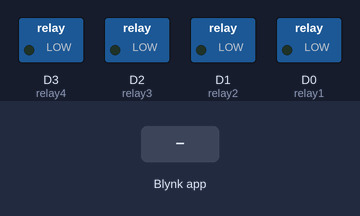
The sketch below on a simulated ESP8266 (NodeMCU). Parts: switched loads named in the sketch (green lamp = pin HIGH). The inputs (shaded band) are chosen by the test bench. WiFi joins after 1.5 s; servers stay silent unless stated; EEPROM starts erased.

Above: at 3.0 s.
3.1 s: Blynk app writes 0 to V0
At 4.3 s:
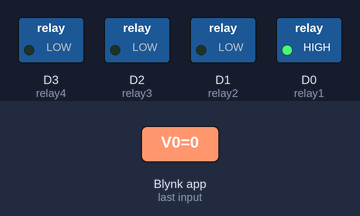
4.6 s: Blynk app writes 0 to V2
At 5.5 s:
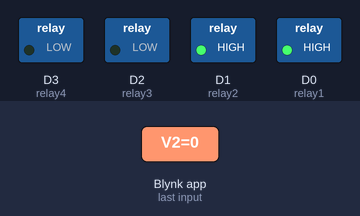
6.1 s: Blynk app writes 1 to V0
At 6.7 s:
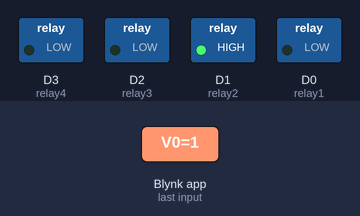
7.6 s: Blynk app writes 0 to V3
At 8.8 s:
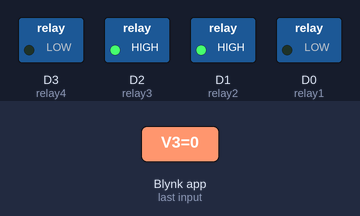
9.1 s: Blynk app writes 1 to V2
At 10.1 s:
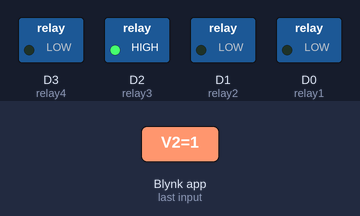
10.6 s: Blynk app writes 0 to V4
At 11.3 s:
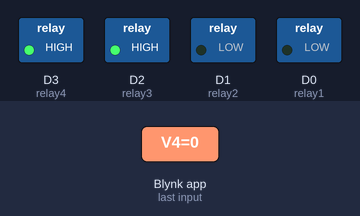
Timing chart, 0 to 13.1 s (numbered marks = the images above; inputs shaded):
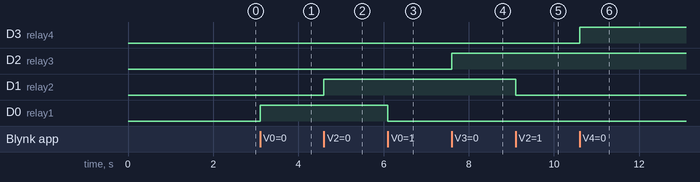

The sketch:

homeautomation.ino
```cpp
#define BLYNK_PRINT Serial
#include <ESP8266WiFi.h>
#define BLYNK_TEMPLATE_ID "TMPL3_4jHnxRi"
#define BLYNK_TEMPLATE_NAME "Home Automation"

#include <BlynkSimpleEsp8266.h>
#include <EEPROM.h>

// Define the relay pins
#define relay1 D0
#define relay2 D1
#define relay3 D2
#define relay4 D3

#define BLYNK_AUTH_TOKEN "YyZpD3oeItVRCDpPGTAF1MBydF-AByih" // Enter your Blynk auth token

char auth[] = BLYNK_AUTH_TOKEN;
char ssid[] = "COFE_CE6E"; // Enter your WiFi name
char pass[] = "Open@54321"; // Enter your WiFi password

// EEPROM addresses to store relay states
#define RELAY1_STATE_ADDR 0
#define RELAY2_STATE_ADDR 1
#define RELAY3_STATE_ADDR 2
#define RELAY4_STATE_ADDR 3

// Function to write relay state to EEPROM
void saveRelayState(int relayAddr, bool state) {
  EEPROM.write(relayAddr, state);
  EEPROM.commit();
}

// Function to read relay state from EEPROM
bool readRelayState(int relayAddr) {
  return EEPROM.read(relayAddr);
}

// Get the button values for relay1
BLYNK_WRITE(V0) {
  bool value1 = param.asInt();
  digitalWrite(relay1, value1 ? LOW : HIGH); // Update relay state
  saveRelayState(RELAY1_STATE_ADDR, value1); // Save state to EEPROM
}

// Get the button values for relay2
BLYNK_WRITE(V2) {
  bool value2 = param.asInt();
  digitalWrite(relay2, value2 ? LOW : HIGH); // Update relay state
  saveRelayState(RELAY2_STATE_ADDR, value2); // Save state to EEPROM
}
BLYNK_WRITE(V3) {
  bool value3 = param.asInt();
  digitalWrite(relay3, value3 ? LOW : HIGH); // Update relay state
  saveRelayState(RELAY3_STATE_ADDR, value3); // Save state to EEPROM
}
BLYNK_WRITE(V4) {
  bool value4 = param.asInt();
  digitalWrite(relay4, value4 ? LOW : HIGH); // Update relay state
  saveRelayState(RELAY4_STATE_ADDR, value4); // Save state to EEPROM
}

void setup() {
  // Initialize EEPROM with size 512 bytes
  EEPROM.begin(512);

  // Set the relay pins as output pins
  pinMode(relay1, OUTPUT);
  pinMode(relay2, OUTPUT);
  pinMode(relay3, OUTPUT);
  pinMode(relay4, OUTPUT);

  // Restore relay states from EEPROM
  digitalWrite(relay1, readRelayState(RELAY1_STATE_ADDR) ? LOW : HIGH);
  digitalWrite(relay2, readRelayState(RELAY2_STATE_ADDR) ? LOW : HIGH);
  digitalWrite(relay3, readRelayState(RELAY3_STATE_ADDR) ? LOW : HIGH);
  digitalWrite(relay4, readRelayState(RELAY4_STATE_ADDR) ? LOW : HIGH);

  // Initialize the Blynk library
  Blynk.begin(auth, ssid, pass, "blynk.cloud", 80);
}

void loop() {
  // Run the Blynk library
  Blynk.run();
}
```

Measured:
- after the input at 3.1 s, D0 (relay1): LOW → HIGH at once
- after the input at 4.6 s, D1 (relay2): LOW → HIGH at once
- after the input at 6.1 s, D0 (relay1): HIGH → LOW at once
- after the input at 7.6 s, D2 (relay3): LOW → HIGH at once
- after the input at 9.1 s, D1 (relay2): HIGH → LOW at once
- after the input at 10.6 s, D3 (relay4): LOW → HIGH at once
